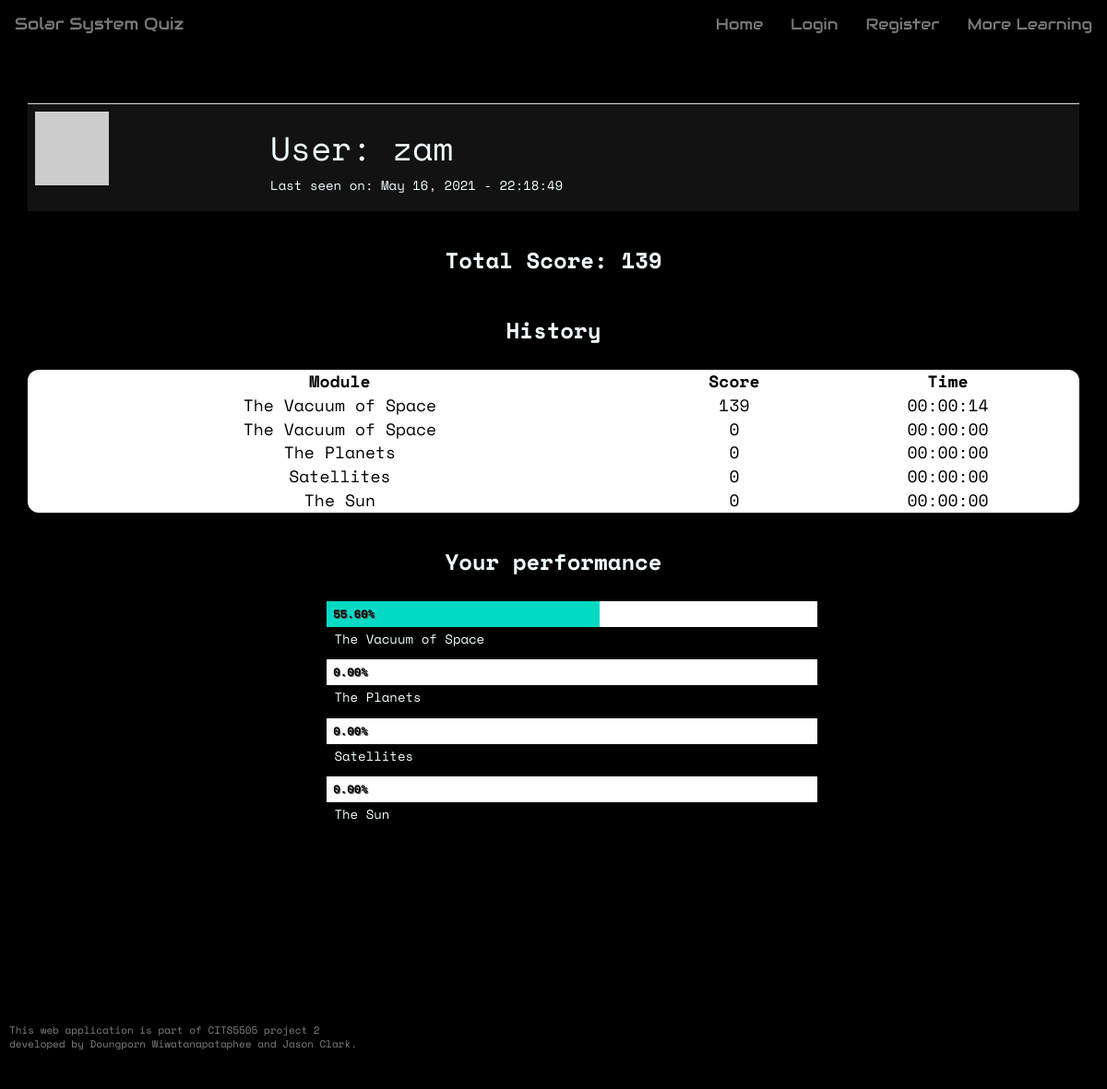
Before: /user/zam with the older database file.
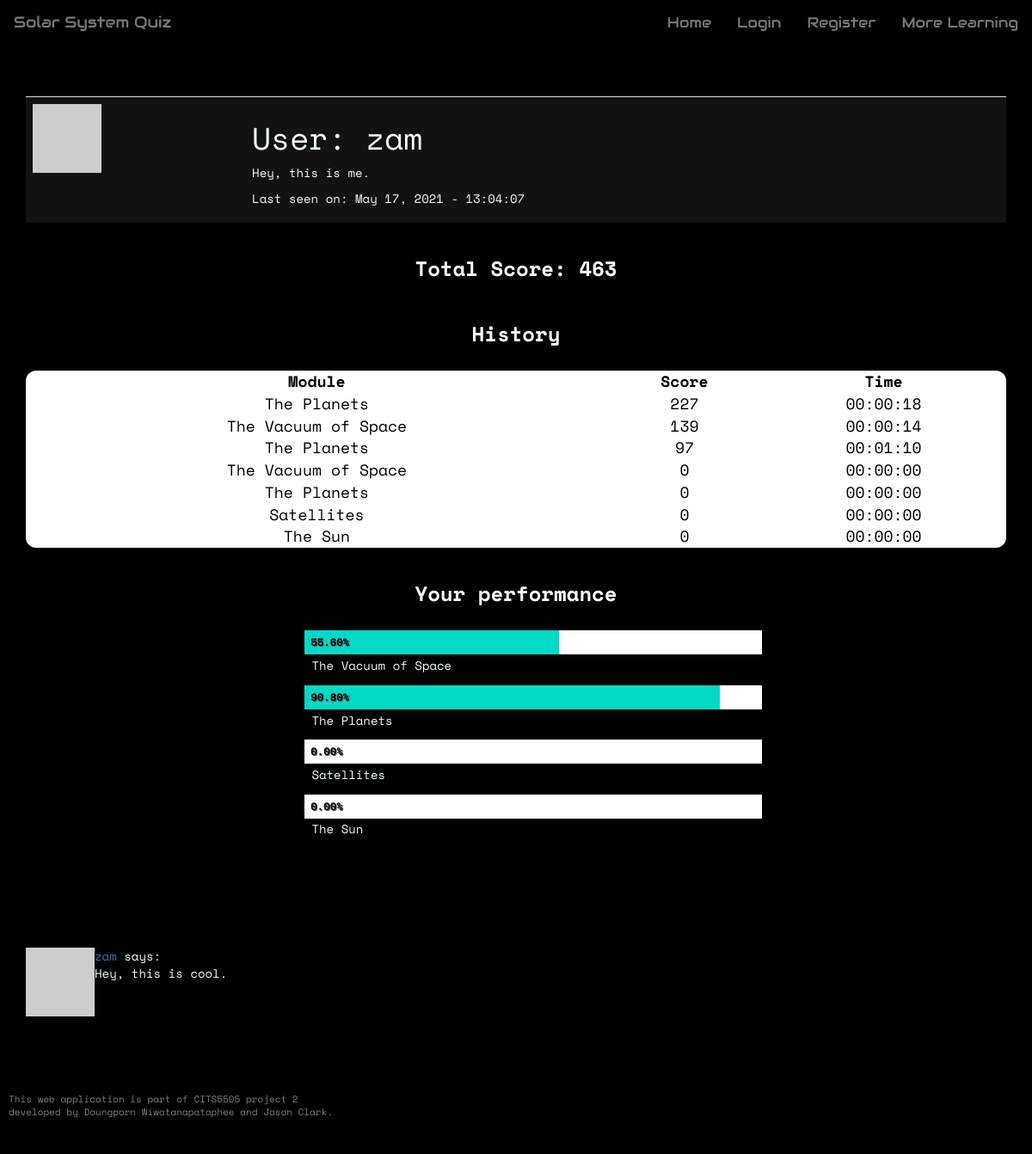
After: the same page with the newer database file.
### app/models.py (models this page shows, shortened)
class User(UserMixin, db.Model):
    __tablename__ = 'user_table'
    id = db.Column(db.Integer, primary_key=True)
    username = db.Column(db.String(64), index=True, unique=True)
    user_type = db.Column(db.String(64))
    email = db.Column(db.String(120), index=True, unique=True)
    password_hash = db.Column(db.String(128))
    posts = db.relationship('Post', backref='author', lazy='dynamic')
    about_me = db.Column(db.String(140))
    last_seen = db.Column(db.DateTime, default=datetime.utcnow)
    score_child = db.relationship("Score", backref = 'user_parent')
    quiz_unlocked = db.Column(db.Integer, default=0)
    def avatar(self, size):
      digest = md5(self.email.lower().encode('utf-8')).hexdigest()
      return 'https://www.gravatar.com/avatar/{}?d=identicon&s={}'.format(digest, size)

class Score(db.Model):
    __tablename__ = 'score'
    id = db.Column(db.Integer, primary_key = True)
    user_id = db.Column(db.Integer, db.ForeignKey('user_table.id'))
    questionset_id = db.Column(db.Integer, db.ForeignKey('questionset.id'))
    score = db.Column(db.Integer, default=0)
    time_taken = db.Column(db.Time, default=0)

class QuestionSet(db.Model):
    __tablename__ = 'questionset'
    id = db.Column(db.Integer, primary_key = True)
    name = db.Column(db.String(64))
    module = db.Column(db.String(64))
    number_of_questions = db.Column(db.Integer)
    child = db.relationship("CurrentQuestion")
    score_child = db.relationship('Score', backref= 'questionset_parent')

class Post(db.Model):
    id = db.Column(db.Integer, primary_key=True)
    user_id = db.Column(db.Integer, db.ForeignKey('user_table.id')) #user.id
    body = db.Column(db.String(140))
    timestamp = db.Column(db.DateTime, index=True, default=datetime.utcnow)
    page = db.Column(db.String)
    upvotes = db.Column(db.Integer, default=0)
    downvotes = db.Column(db.Integer, default=0)

### app/routes.py (the view)
@app.route('/user/<username>', methods = ['GET','POST'])
def user_profile(username):
    user = User.query.filter_by(username=username).first_or_404()
    page = request.args.get('page', 1, type=int)
    posts = user.posts.paginate(
      page, 5, False)
    next_url = url_for('user_profile', username=username, page=posts.next_num) \
      if posts.has_next else None
    prev_url = url_for('user_profile', username=username, page=posts.prev_num) \
      if posts.has_prev else None
    score_dict = [] # initialise module score dictionary
    total = 0       # initialise total score as zero
    vacuum_top = Score.query.filter_by(user_id=user.id, questionset_id=2).order_by(Score.score.desc())[0]
    planet_top = Score.query.filter_by(user_id=user.id, questionset_id=3).order_by(Score.score.desc())[0]
    satellite_top = Score.query.filter_by(user_id=user.id, questionset_id=4).order_by(Score.score.desc())[0]
    sun_top = Score.query.filter_by(user_id=user.id, questionset_id=5).order_by(Score.score.desc())[0]
    user_scores = Score.query.filter_by(user_id=user.id).all()
    for score in user_scores:
        score_dict.append({'module': score.questionset_id}) # append scores for each learning module
        total += score.score    # add total score
    scoreSorted = Score.query.filter_by(user_id=user.id).order_by(Score.score.desc()).all()
    return render_template('user_profile.html', user=user, score=total, posts=posts.items,
    scoreSorted = scoreSorted, next_url=next_url, prev_url=prev_url, vacuum_top=vacuum_top, planet_top=planet_top,
    satellite_top=satellite_top, sun_top=sun_top)

### app/routes.py (called while the page is built)
@app.before_request
def before_request():
    from_zone = tz.tzutc()
    to_zone = tz.tzlocal()
    utc = datetime.utcnow()
    utc = utc.replace(tzinfo=from_zone)
    central = utc.astimezone(to_zone)   # convert to local timezone
    if current_user.is_authenticated:
        current_user.last_seen = central
        db.session.commit()

### app/templates/user_profile.html (shortened to what this page needs)
{% extends 'base.html' %}
{% block body %}
<div class="container">
<table class="table user-table">
    <tr>
        <td><img src="{{ user.avatar(128) }}"></td>
        <td>
            <h1>User: {{ user.username }}</h1>
            {% if user.about_me %}<p>{{ user.about_me }}</p>{% endif %}
            {% if user.last_seen %}<p>Last seen on: {{ user.last_seen.strftime('%B %d, %Y - %H:%M:%S') }}</p>{% endif %}
        </td>
    </tr>
</table>
</div>
<div class="container">
    <h2 class="history-bar">Total Score: {{ score }}</h2>
    <h2 class="history-bar">History</h2>
    <table class="result-table">
        <thead>
            <tr>
                <th>Module</th>
                <th>Score</th>
                <th>Time</th>
            </tr>
        </thead>
        <tbody>
        {% for score in scoreSorted %}
        {%  if loop.index <= 10  %}
            <tr>
                <td>{{ score.questionset_parent.name }}</td>
                <td>{{ score.score }}</td>
                <td>{{ score.time_taken }}</td>
            </tr>
        {% endif %}
        {% endfor %}
        </tbody>
    </table>
    <br>
</div>
<div class="container chart-container">
    <h2 class="history-bar">Your performance</h2>
    <ul class="horizontal-bar-chart">
      <li>
        <span class="index" style="width: calc( {{ vacuum_top.score }}/250 * 100%)">{{'%0.2f'| format(vacuum_top.score / 250 * 100 | float) }}%</span>
      </li>
        <p>{{ vacuum_top.questionset_parent.name }}</p>
      <li>
        <span class="index" style="width: calc( {{ planet_top.score }}/250 * 100%)">{{'%0.2f'| format(planet_top.score / 250 * 100 | float)}}%</span>
      </li>
      <p>{{ planet_top.questionset_parent.name }}</p>
      <li>
        <span class="index" style="width: calc( {{ satellite_top.score }}/250 * 100%)">{{'%0.2f'| format(satellite_top.score / 250 * 100 | float) }}%</span>
      </li>
      <p>{{ satellite_top.questionset_parent.name }}</p>
      <li>
        <span class="index" style="width: calc( {{ sun_top.score }}/250 * 100%)">{{'%0.2f'| format(sun_top.score /250 * 100 | float) }}%</span>
      </li>
      <p>{{ sun_top.questionset_parent.name }}</p>
    </ul>
</div>
<hr class="divider" />
<div class="container">
  {% for post in posts %}
  {% include '_post.html'%}
  {% endfor %}
</div>
{% endblock %}

### app/templates/base.html (shortened to what this page needs)
<!DOCTYPE html>
<html lang="en">
<head>
    <link rel="stylesheet" href="https://maxcdn.bootstrapcdn.com/bootstrap/3.4.1/css/bootstrap.min.css">
    <link rel="stylesheet" type="text/css" href="{{ url_for('static', filename='css/theme.css') }}">
    <link rel="stylesheet" href="https://cdnjs.cloudflare.com/ajax/libs/font-awesome/4.7.0/css/font-awesome.min.css">
</head>
<body>
    {% block navbar %}
    <nav class="navbar navbar-default">
            <div class="navbar-header">
                <a class="navbar-brand" href="{{ url_for('home') }}">Solar System Quiz</a>
            </div>
            <div class="collapse navbar-collapse" id="bs-example-navbar-collapse-1">
                <ul class="nav navbar-nav navbar-right">
                    {% if current_user.is_authenticated %}
                    <li><a href="{{ url_for('home') }}">Home</a></li>
                    <li><a href="{{ url_for('user_profile', username=current_user.username) }}">{{ current_user.username }} Profile</a></li>
                    <li><a href="{{ url_for('more_learning') }}">More Learning</a></li>
                    <li><a href="{{ url_for('logout') }}">Sign Out</a></li>
                    {% else %}
                    <li><a href="{{ url_for('home') }}">Home</a></li>
                    <li><a href="{{ url_for('login') }}">Login</a></li>
                    <li><a href="{{ url_for('register') }}">Register</a></li>
                    <li><a href="{{ url_for('more_learning') }}">More Learning</a></li>
                    {% endif %}
                </ul>
            </div>
    </nav>
    {% endblock %}
    <div class="points-container">
    </div>
    {% block body %}{% endblock %}
    <footer>
        <p>This web application is part of CITS5505 project 2 <br>
           developed by Doungporn Wiwatanapataphee and Jason Clark.</p>
    </footer>
</body>
</html>

### app/templates/_post.html (shortened to what this page needs)
<table>
  <tr valign="top">
    <td><img src="{{ post.author.avatar(36) }}"></td>
    <td>
      <a href="{{ url_for('user_profile', username=post.author.username) }}">
        {{ post.author.username }}
      </a>
      says:<br>{{ post.body }}
    </td>
  </tr>
</table>

### app/static/css/theme.css (style rules this page uses)
* { box-sizing: border-box; }
body { font-family: 'Space Mono', monospace; background-color: black; color: azure; padding-bottom: 60px; margin-bottom: 100px; }
html { scroll-behavior: smooth; }
.navbar { font-family: 'Audiowide', cursive; background-color: black; border-color: black; top: 0; }
.nav a { font-size: 1.2em !important; }
.points-container { padding: 20px; display: flex; margin: 0 auto; text-align: center; }
.result-table { width: 100%; font-size: 18px; padding: 20px; border-collapse: collapse; border-spacing: 10px; text-align: center; background-color: #ffffff; color: black; border-radius: 12px; }
.result-table th { text-align: center; }
.user-table { background-color: #121212; }
.history-bar { padding: 20px; text-align: center; font-weight: bold; font-size: 24px; margin-top: 0; }
.chart-container { margin: 0 auto; max-width: 600px; min-width: 320px; padding: 0 1em; }
.horizontal-bar-chart { float: left; width: 100%; }
.horizontal-bar-chart li { position: relative; display: block; height: 2em; margin-bottom: .2em; background: #ffffff; }
.horizontal-bar-chart p { position: relative; display: block; _zoom: 1; margin: 0 0 .9em 0; text-indent: .6em; }
.horizontal-bar-chart .index { display: block; position: absolute; top: 0; left: 0; height: 100%; text-indent: .6em; font-size: 0.875em; font-weight: bold; color: black; background: #03dac6; line-height: 2.2em; text-shadow: 1px 1px 0px #595959; }
hr.divider { border: 0; height: 5px; margin-top: 50px; margin-bottom: 50px; margin-left: 2rem; width: 100%; }
footer { position: fixed; font-size: 11px; background: black; color:grey; padding: 3rem 1rem; bottom: 0; left: 0; width: 100%; }

Changed rows visible on the page:
changed User "zam": about_me (not shown) → "Hey, this is me."; last_seen "May 16, 2021 - 22:18:49" → "May 17, 2021 - 13:04:07"
added Score: questionset_parent.name "The Planets", score "227", time_taken "00:00:18", planet_top.score/250*100|float "90.80"
added Score: questionset_parent.name "The Planets", score "97", time_taken "00:01:10"
added Post: author.username "zam", body "Hey, this is cool."
Other visible differences:
{{ score }}: "139" → "463"
{{ '%0.2f'| format(planet_top.score / 250 * 100 | float) }}: "0.00" → "90.80"
